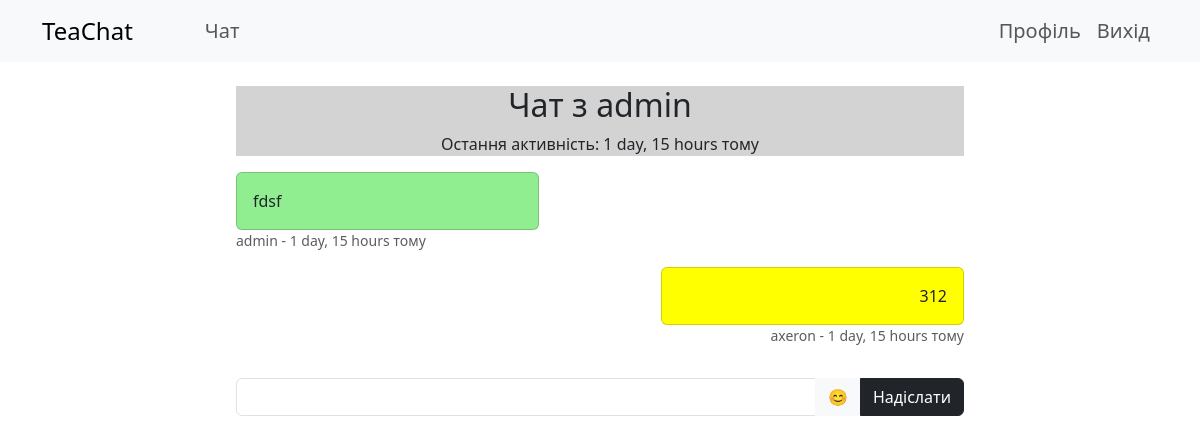
/chat/user/5/ (signed in), run on the app's committed database.
### accounts/models.py (models this page shows, shortened)
class CustomUser(AbstractUser):
    email = models.EmailField(unique=True)
    avatar = models.ImageField(upload_to='avatars/', null=True, blank=True)

### chat/models.py (models this page shows, shortened)
class UserStatus(models.Model):
    user = models.OneToOneField(CustomUser, on_delete=models.CASCADE)
    is_online = models.BooleanField(default=False)
    last_message = models.ForeignKey('Message', on_delete=models.SET_NULL, null=True, blank=True)
    last_activity = models.DateTimeField(default=timezone.now)

class Message(models.Model):
    sender = models.ForeignKey(CustomUser, on_delete=models.CASCADE, related_name='sent_messages')
    receiver = models.ForeignKey(CustomUser, on_delete=models.CASCADE, related_name='received_messages')
    content = models.TextField()
    timestamp = models.DateTimeField(auto_now_add=True)

### chat/views.py (the view)
# urls.py: path('user/<int:user_id>/', chat_with_user, name='chat_with_user'),
@login_required
def chat_with_user(request, user_id):
    other_user = CustomUser.objects.get(pk=user_id)
    messages = Message.objects.filter(
        (models.Q(sender=request.user) & models.Q(receiver=other_user)) |
        (models.Q(sender=other_user) & models.Q(receiver=request.user))
    ).order_by('-timestamp')
    try:
        other_user_status = UserStatus.objects.get(user=other_user)
        last_activity = other_user_status.last_activity
        try:
            sender_check = MessageCheck.objects.get(user=request.user, other_user=other_user)
        except MessageCheck.DoesNotExist:
            sender_check = MessageCheck.objects.create(user=request.user, other_user=other_user)
        sender_check.last_checked = timezone.now()
        sender_check.save()
    except ObjectDoesNotExist:
        last_activity = None
    context = {
        'other_user': other_user,
        'messages': messages,
        'last_activity': last_activity,
        'current_user': request.user,
    }
    return render(request, 'chat/chat_with_user.html', context)

### chat/templates/chat/chat_with_user.html (shortened to what this page needs)
{% extends 'base.html' %}
{% block content %}
  <div class="container mt-4">
    <div style="background-color:lightgray;" class="col-8 text-center mx-auto">
      <h2 class="text-center">Чат з {{ other_user.username }}</h2>
      {% if last_activity %}
        <p class="text-center">Остання активність: {{ last_activity|timesince }} тому</p>
      {% endif %}
    </div>
    <div id="chat-messages" class="col-8 mx-auto px-auto" style="max-height: 60vh; overflow-y: auto; display: flex; flex-direction: column-reverse;">
      {% for message in messages %}
      <div class="mb-3 col-5 {% if message.sender == current_user %}text-end current-user-message{% endif %} message-container" data-message-id="{{ message.id }}" style="{% if message.sender == current_user %}align-self: flex-end;{% else %}align-self: flex-start;{% endif %}">
        <div class="card col-12 mx-auto" style="background-color: {% if message.sender == current_user %}yellow{% else %}lightgreen{% endif %};">
          <div class="card-body">
            <p class="card-text message-content">
              {{ message.content }}
            </p>
          </div>
        </div>
        <p class="card-text small text-muted">
          {{ message.sender.username }} - {{ message.timestamp|timesince }} тому
        </p>
      </div>
      {% endfor %}
    </div>
    <form method="post" action="{% url 'send_message' other_user.id %}" id="message-form" class="mt-3 col-8 mx-auto px-auto">
      <div class="input-group">
        <input type="text" name="content" class="form-control" id="message-input" required>
        <button type="button" id="emoji-button" class="btn btn-light">😊</button>
        <button type="submit" class="btn btn-dark">Надіслати</button>
      </div>
    </form>
  </div>
{% endblock %}

### data on the page
CustomUser: username "admin"
UserStatus: last_activity "1 day, 15 hours"
Message: content "312", sender.username "axeron", timestamp "1 day, 15 hours"
Message: content "fdsf", sender.username "admin", timestamp "1 day, 15 hours"
